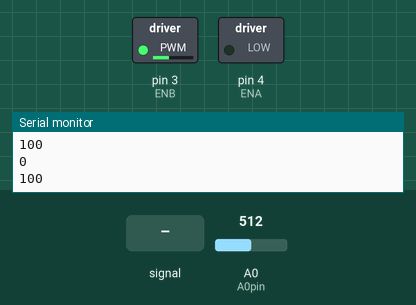
Simulated run of this sketch. Board: Arduino Mega 2560, built with avr-gcc and run on an emulated ATmega2560. On the bench: switched loads named in the sketch (green lamp = pin HIGH), the last lines printed to the serial monitor. Inputs (shaded band) come from the test bench; at power-on: A0 (A0pin) = 512. Pins used as bus, display or sensor lines are not drawn.

Above: at 1.2 s.
1.3 s: A0 (A0pin) fed a 200 Hz sine of ±255 counts around its level
At 1.52 s:
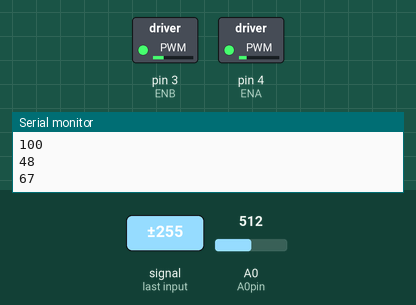
4.3 s: A0 (A0pin) set to 716
5.9 s: A0 (A0pin) set to 511
At 6.8 s:
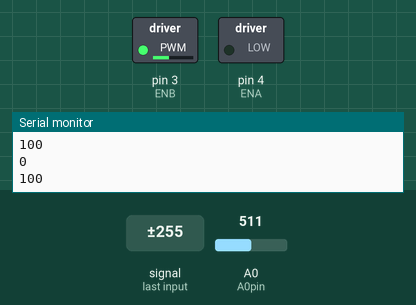
Timing chart, 0 to 8.9 s (numbered marks = the images above; inputs shaded):
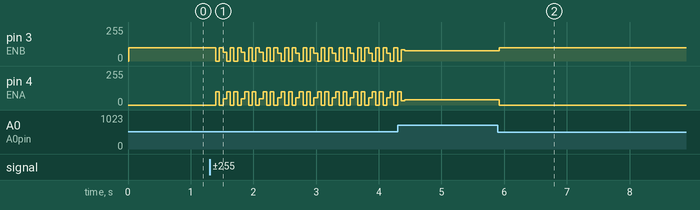

The sketch:

line_test.ino
```cpp
#define A0pin A0
#define SIpin 23
#define CLKpin 22
#define NPIXELS 128

#define ENA 4
#define IN1 15
#define IN2 14
#define IN3 7
#define IN4 8
#define ENB 3

byte Pixel[NPIXELS];
byte Threshold_Data[NPIXELS];

int LineSensor_Data[NPIXELS];
int LineSensor_Data_Adaption[NPIXELS];
int MAX_LineSensor_Data[NPIXELS];
int MIN_LineSensor_Data[NPIXELS];
int flag_line_adapation;

const int IMG_WIDTH_HALF = 64;
const int BASE_SPEED = 70;
const float KP = 7.0;
const float KD = 0.2;
float error_old = 0.0;

#define FASTADC 1
#define cbi(sfr, bit) (_SFR_BYTE(sfr) &= ~_BV(bit))
#define sbi(sfr, bit) (_SFR_BYTE(sfr) |= _BV(bit))

void setup()
{
  int i;
  for (i = 0; i < NPIXELS; i++)
  {
    LineSensor_Data[i] = 0;
    LineSensor_Data_Adaption[i] = 0;
    MAX_LineSensor_Data[i] = 1023;
    MIN_LineSensor_Data[i] = 0;
  }
  pinMode(SIpin, OUTPUT);
  pinMode(CLKpin, OUTPUT);
  pinMode(A0pin, INPUT);

  digitalWrite(SIpin, LOW);
  digitalWrite(CLKpin, LOW);

#if FASTADC

  sbi(ADCSRA, ADPS2);
  cbi(ADCSRA, ADPS1);
  cbi(ADCSRA, ADPS0);
#endif

  flag_line_adapation = 0;

  Serial.begin(115200);
  Serial.println("TSL1401");
}

/////////////////////////////////////////////////

void motor_l(int speed)
{
  if (speed >= 0)
  {
    digitalWrite(IN1, HIGH);
    digitalWrite(IN2, LOW);
    analogWrite(ENA, speed); // 0-255
  }
  else
  {
    digitalWrite(IN1, LOW);
    digitalWrite(IN2, HIGH);
    analogWrite(ENA, -speed);
  }
}

void motor_r(int speed)
{
  if (speed >= 0)
  {
    digitalWrite(IN3, HIGH);
    digitalWrite(IN4, LOW);
    analogWrite(ENB, speed); // 0-255
  }
  else
  {
    digitalWrite(IN3, LOW);
    digitalWrite(IN4, HIGH);
    analogWrite(ENB, -speed);
  }
}

void motor_control(int left_motor_speed, int right_motor_speed)
{
  motor_l(left_motor_speed);
  motor_r(right_motor_speed);
}

////////////////////////////////////////////////////

void threshold_line_image(int threshold_value)
{
  for (int i = 0; i < NPIXELS; i++)
  {
    if (Pixel[i] >= threshold_value)
    {
      Threshold_Data[i] = 255;
    }
    else
    {
      Threshold_Data[i] = 0;
    }
  }
}

void line_control(int line_center)

{
  int error = line_center - IMG_WIDTH_HALF;
  int derivative = error - error_old;
  float output = KP * error + KD * derivative;
  int speed_difference = int(output);

  int right_speed = BASE_SPEED - speed_difference;
  int left_speed  = BASE_SPEED + speed_difference-25;

  left_speed = constrain(left_speed, 0, 100);
  right_speed = constrain(right_speed, 0, 100);
  Serial.println(left_speed);
  Serial.println(right_speed);


  motor_control(left_speed, right_speed);

  error_old = error;
}

void read_line_camera(void)
{
  int i;
  delay(1);

  digitalWrite(CLKpin, LOW);
  digitalWrite(SIpin, HIGH);
  digitalWrite(CLKpin, HIGH);
  digitalWrite(SIpin, LOW);
  delayMicroseconds(1);

  for (i = 0; i < NPIXELS; i++)
  {
    Pixel[i] = analogRead(A0pin) / 4;
    digitalWrite(CLKpin, LOW);
    delayMicroseconds(1);
    digitalWrite(CLKpin, HIGH);
  }
  digitalWrite(CLKpin, LOW);
}

double line_COM(void)
{
  double COM = 0.0;
  double mass_sum = 0.0;

  for (int i = 0; i < NPIXELS; i++)
  {
    mass_sum += Threshold_Data[i];
    COM += Threshold_Data[i] * i;
  }

  if (mass_sum == 0)
  {
    return -1;
  }

  COM = COM / mass_sum;

  return COM;
}

void loop()
{
  int line_center = 64;

  double cx = 0;
  read_line_camera();
  threshold_line_image(150);
  cx = line_COM();

  line_center  = line_COM();
  line_control(line_center);

  for (int i = 0; i < NPIXELS; i++)
  {
   /*
      Serial.print(Pixel[i]);
      Serial.print(",");
      Serial.print(Threshold_Data[i]);
      Serial.print(",");
      Serial.print((i == (int)cx) ? 255 : 0);
      Serial.println();
    */
  }
  delay(50);
}
```

Measured:
- after the input at 5.9 s, pin 3 (ENB): 77/255 → 100/255 at once; pin 4 (ENA): 38/255 → 0/255 at once
